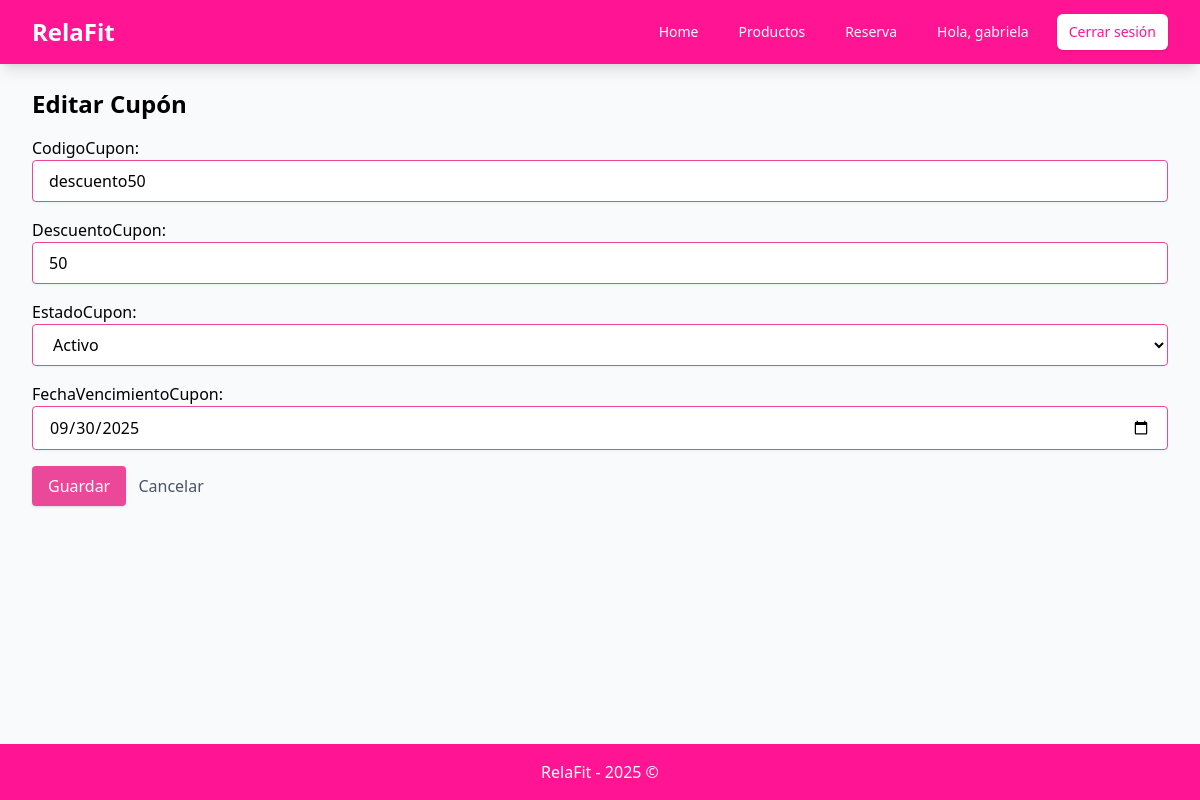
The page /panel/cupones/5/editar/ (signed in) on the database its author committed.
### Sesion/models.py (models this page shows)
class Cupon(models.Model):
    idCupon = models.AutoField(primary_key = True)
    descuentoCupon = models.IntegerField()
    codigoCupon = models.CharField()
    estadoCupon = models.BooleanField()
    fechaVencimientoCupon = models.DateField()

### Sesion/views.py (the view)
# urls.py: path("panel/cupones/<int:pk>/editar/", CuponUpdateView.as_view(), name="cupon_form"),
class CuponUpdateView(UpdateView):
    model = Cupon
    form_class = CuponForm
    template_name = "cupon_form.html"
    success_url = reverse_lazy("cupon_list")

### Sesion/templates/cupon_form.html (shortened to what this page needs)
{% extends "base.html" %}
{% block content %}
<h1 class="text-2xl font-bold mb-4">
  {% if object %}Editar Cupón{% else %}Nuevo Cupón{% endif %}
</h1>
<form method="post" class="space-y-4">
  {{ form.as_p }}
  <button type="submit"
          class="bg-pink-500 hover:bg-pink-600 text-white px-4 py-2 rounded shadow">
    Guardar
  </button>
  <a href="{% url 'cupon_list' %}" class="ml-2 text-gray-600 hover:text-gray-800">
    Cancelar
  </a>
</form>
{% endblock %}

### rows shown on the page
Cupon: codigoCupon "descuento50", descuentoCupon "50", estadoCupon "Activo", fechaVencimientoCupon "09/30/2025"

### other values the page prints
{{ request.session.usuario_nombre }} "gabriela"
